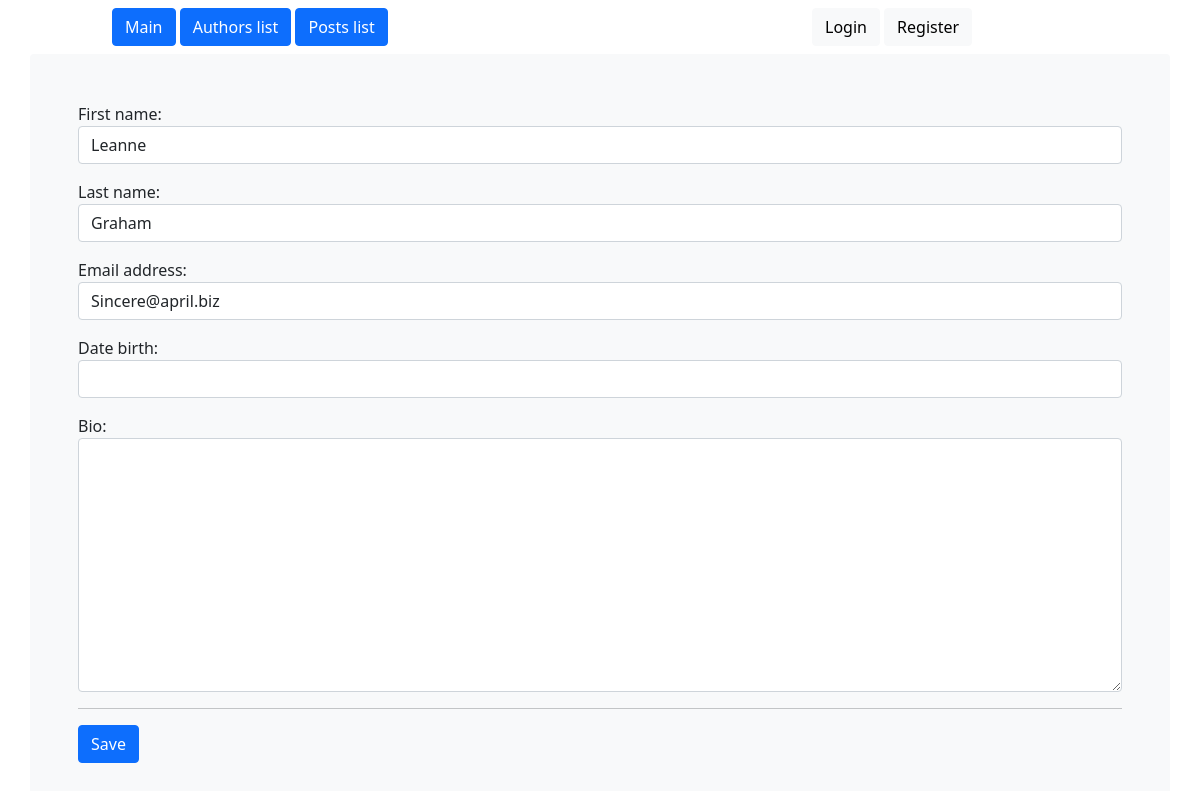
The page /user/edit/1/ on the database its author committed.
### myauth/models.py (models this page shows, shortened)
class MyUser(AbstractUser):
    email = models.EmailField('email address', unique=True)
    d_birth = models.DateField(blank=True, null=True)
    bio = models.TextField(blank=True)
    avatar = models.ImageField(blank=True)

### myauth/views.py (the view, shortened to what this page needs)
# urls.py: path('user/edit/<int:item_pk>/', myauth.UserUpdateView.as_view(),
class UserUpdateView(UpdateView):
    model = MyUser
    pk_url_kwarg = 'item_pk'
    form_class = MyUserUpdateViewForm

### myauth/forms.py
class MyUserUpdateViewForm(ModelForm):
    class Meta:
        model = MyUser
        fields = ('first_name', 'last_name', 'email', 'd_birth', 'bio',)
        labels = {'d_birth': 'Date birth'}
    def __init__(self, *args, **kwargs):
        super().__init__(*args, **kwargs)
        for field_name, field_obj in self.fields.items():
            field_obj.widget.attrs['class'] = 'form-control'
            print(field_name, field_obj.widget)

### myauth/templates/myauth/myuser_form.html (shortened to what this page needs)
{% extends "base.html" %}
{% block body %}
<div class="bg-light p-5 rounded">
    <form method="post" enctype="multipart/form-data">
        {{ form.as_p}}
        <hr>
        <button class="btn btn-primary" type="submit">Save</button>
    </form>
</div>
{% endblock %}

### rows shown on the page
MyUser: first_name "Leanne", last_name "Graham", email "Sincere@april.biz"
